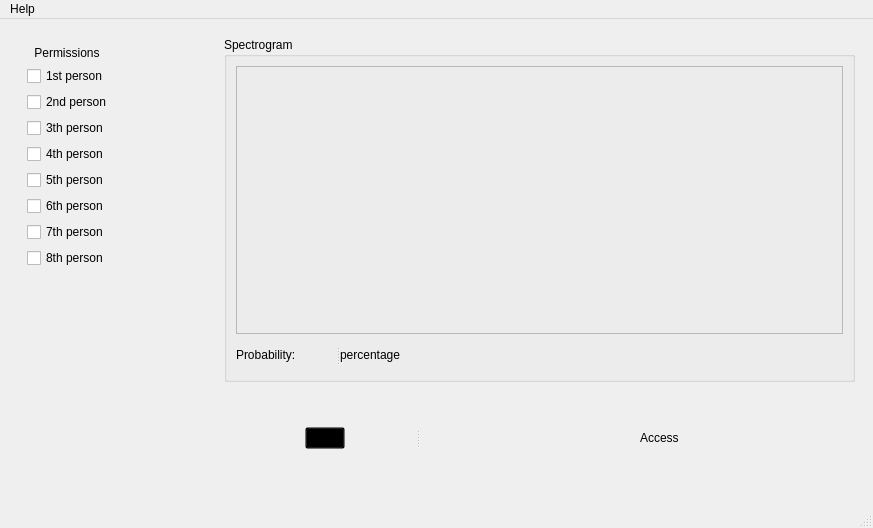
<?xml version="1.0" encoding="UTF-8"?>
<ui version="4.0">
 <class>MainWindow</class>
 <widget class="QMainWindow" name="MainWindow">
  <property name="geometry">
   <rect>
    <x>0</x>
    <y>0</y>
    <width>873</width>
    <height>528</height>
   </rect>
  </property>
  <property name="windowTitle">
   <string>Security System</string>
  </property>
  <property name="windowIcon">
   <iconset resource="Icons.qrc">
    <normaloff>:/Icons/Images/voice-recognition.png</normaloff>:/Icons/Images/voice-recognition.png</iconset>
  </property>
  <widget class="QWidget" name="centralwidget">
   <layout class="QGridLayout" name="gridLayout">
    <item row="0" column="0">
     <widget class="QWidget" name="widget_2" native="true">
      <property name="maximumSize">
       <size>
        <width>200</width>
        <height>16777215</height>
       </size>
      </property>
      <layout class="QVBoxLayout" name="verticalLayout_4">
       <item>
        <widget class="QWidget" name="permissionsWidget" native="true">
         <property name="maximumSize">
          <size>
           <width>200</width>
           <height>16777215</height>
          </size>
         </property>
         <layout class="QVBoxLayout" name="verticalLayout_2">
          <item>
           <widget class="QSplitter" name="splitter">
            <property name="orientation">
             <enum>Qt::Horizontal</enum>
            </property>
            <widget class="QLabel" name="PermissionsLabel">
             <property name="maximumSize">
              <size>
               <width>80</width>
               <height>30</height>
              </size>
             </property>
             <property name="text">
              <string>Permissions</string>
             </property>
             <property name="alignment">
              <set>Qt::AlignCenter</set>
             </property>
            </widget>
           </widget>
          </item>
          <item>
           <widget class="QCheckBox" name="name01Check">
            <property name="text">
             <string>1st person</string>
            </property>
           </widget>
          </item>
          <item>
           <widget class="QCheckBox" name="name02Check">
            <property name="text">
             <string>2nd person</string>
            </property>
           </widget>
          </item>
          <item>
           <widget class="QCheckBox" name="name03Check">
            <property name="text">
             <string>3th person</string>
            </property>
           </widget>
          </item>
          <item>
           <widget class="QCheckBox" name="name04Check">
            <property name="text">
             <string>4th person</string>
            </property>
           </widget>
          </item>
          <item>
           <widget class="QCheckBox" name="name05Check">
            <property name="text">
             <string>5th person</string>
            </property>
           </widget>
          </item>
          <item>
           <widget class="QCheckBox" name="name06Check">
            <property name="text">
             <string>6th person</string>
            </property>
           </widget>
          </item>
          <item>
           <widget class="QCheckBox" name="name07Check">
            <property name="text">
             <string>7th person</string>
            </property>
           </widget>
          </item>
          <item>
           <widget class="QCheckBox" name="name08Check">
            <property name="text">
             <string>8th person</string>
            </property>
           </widget>
          </item>
         </layout>
        </widget>
       </item>
       <item>
        <spacer name="verticalSpacer">
         <property name="orientation">
          <enum>Qt::Vertical</enum>
         </property>
         <property name="sizeHint" stdset="0">
          <size>
           <width>20</width>
           <height>220</height>
          </size>
         </property>
        </spacer>
       </item>
      </layout>
     </widget>
    </item>
    <item row="0" column="1">
     <widget class="QWidget" name="widget" native="true">
      <layout class="QVBoxLayout" name="verticalLayout_5">
       <item>
        <widget class="QGroupBox" name="groupBox">
         <property name="title">
          <string>Spectrogram</string>
         </property>
         <layout class="QVBoxLayout" name="verticalLayout">
          <item>
           <widget class="QFrame" name="spectrogramFrame">
            <property name="autoFillBackground">
             <bool>false</bool>
            </property>
            <property name="frameShape">
             <enum>QFrame::StyledPanel</enum>
            </property>
            <property name="frameShadow">
             <enum>QFrame::Raised</enum>
            </property>
           </widget>
          </item>
          <item>
           <widget class="QSplitter" name="probabilitySplitter">
            <property name="orientation">
             <enum>Qt::Horizontal</enum>
            </property>
            <widget class="QLabel" name="probabilityLabel">
             <property name="maximumSize">
              <size>
               <width>100</width>
               <height>30</height>
              </size>
             </property>
             <property name="text">
              <string>Probability:</string>
             </property>
            </widget>
            <widget class="QLabel" name="probabilityPercentage">
             <property name="maximumSize">
              <size>
               <width>100</width>
               <height>30</height>
              </size>
             </property>
             <property name="text">
              <string>percentage</string>
             </property>
            </widget>
           </widget>
          </item>
         </layout>
        </widget>
       </item>
       <item>
        <widget class="QWidget" name="widget_4" native="true">
         <property name="maximumSize">
          <size>
           <width>16777215</width>
           <height>100</height>
          </size>
         </property>
         <layout class="QHBoxLayout" name="horizontalLayout_2">
          <item>
           <widget class="QSplitter" name="splitter_2">
            <property name="orientation">
             <enum>Qt::Horizontal</enum>
            </property>
            <widget class="QWidget" name="recordWidget" native="true">
             <layout class="QHBoxLayout" name="horizontalLayout_3">
              <item>
               <spacer name="horizontalSpacer_5">
                <property name="orientation">
                 <enum>Qt::Horizontal</enum>
                </property>
                <property name="sizeHint" stdset="0">
                 <size>
                  <width>40</width>
                  <height>20</height>
                 </size>
                </property>
               </spacer>
              </item>
              <item>
               <widget class="QPushButton" name="recordButton">
                <property name="styleSheet">
                 <string notr="true">QPushButton { background-color: transparent }</string>
                </property>
                <property name="text">
                 <string/>
                </property>
                <property name="icon">
                 <iconset resource="Icons.qrc">
                  <normaloff>:/Icons/Images/voice-recording.png</normaloff>:/Icons/Images/voice-recording.png</iconset>
                </property>
                <property name="iconSize">
                 <size>
                  <width>64</width>
                  <height>64</height>
                 </size>
                </property>
               </widget>
              </item>
              <item>
               <spacer name="horizontalSpacer_6">
                <property name="orientation">
                 <enum>Qt::Horizontal</enum>
                </property>
                <property name="sizeHint" stdset="0">
                 <size>
                  <width>40</width>
                  <height>20</height>
                 </size>
                </property>
               </spacer>
              </item>
             </layout>
            </widget>
            <widget class="QWidget" name="widget_3" native="true">
             <property name="maximumSize">
              <size>
               <width>16777215</width>
               <height>100</height>
              </size>
             </property>
             <layout class="QHBoxLayout" name="horizontalLayout">
              <item>
               <spacer name="horizontalSpacer_3">
                <property name="orientation">
                 <enum>Qt::Horizontal</enum>
                </property>
                <property name="sizeHint" stdset="0">
                 <size>
                  <width>143</width>
                  <height>61</height>
                 </size>
                </property>
               </spacer>
              </item>
              <item>
               <widget class="QLabel" name="lockUnlockIcon">
                <property name="minimumSize">
                 <size>
                  <width>50</width>
                  <height>50</height>
                 </size>
                </property>
                <property name="maximumSize">
                 <size>
                  <width>50</width>
                  <height>50</height>
                 </size>
                </property>
                <property name="text">
                 <string/>
                </property>
                <property name="pixmap">
                 <pixmap resource="Icons.qrc">:/Icons/Images/locked.png</pixmap>
                </property>
                <property name="scaledContents">
                 <bool>true</bool>
                </property>
                <property name="alignment">
                 <set>Qt::AlignCenter</set>
                </property>
               </widget>
              </item>
              <item>
               <widget class="QLabel" name="accessLabel">
                <property name="maximumSize">
                 <size>
                  <width>16777215</width>
                  <height>100</height>
                 </size>
                </property>
                <property name="text">
                 <string>Access </string>
                </property>
               </widget>
              </item>
              <item>
               <spacer name="horizontalSpacer_4">
                <property name="orientation">
                 <enum>Qt::Horizontal</enum>
                </property>
                <property name="sizeHint" stdset="0">
                 <size>
                  <width>38</width>
                  <height>85</height>
                 </size>
                </property>
               </spacer>
              </item>
             </layout>
            </widget>
           </widget>
          </item>
         </layout>
        </widget>
       </item>
      </layout>
     </widget>
    </item>
   </layout>
  </widget>
  <widget class="QMenuBar" name="menubar">
   <property name="geometry">
    <rect>
     <x>0</x>
     <y>0</y>
     <width>873</width>
     <height>21</height>
    </rect>
   </property>
   <widget class="QMenu" name="menuHelp">
    <property name="title">
     <string>Help</string>
    </property>
   </widget>
   <addaction name="menuHelp"/>
  </widget>
  <widget class="QStatusBar" name="statusbar"/>
 </widget>
 <resources>
  <include location="Icons.qrc"/>
 </resources>
 <connections/>
</ui>
